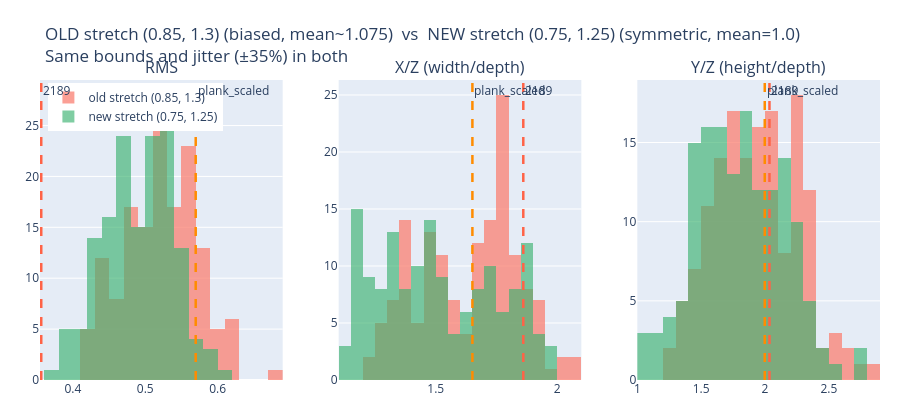

The notebook cell saved with this chart:
### Code cell
# ── OLD stretch (0.85,1.30) vs NEW stretch (0.75,1.25) — everything else identical ──
OLD_STRETCH = (0.85, 1.30)
NEW_STRETCH = (0.75, 1.25)

rng_cmp = np.random.default_rng(42)

old_s_rms, old_s_xz, old_s_yz = [], [], []
new_s_rms, new_s_xz, new_s_yz = [], [], []

for _ in range(N_SAMPLES):
    xmin = jitter(X_MIN_BASE, lo, hi, rng_cmp)
    xmax = jitter(X_MAX_BASE, lo, hi, rng_cmp)
    ymin = jitter(Y_MIN_BASE, lo, hi, rng_cmp)
    ymax = jitter(Y_MAX_BASE, lo, hi, rng_cmp)
    zmin = jitter(Z_MIN_BASE, lo, hi, rng_cmp)

    cropped, _ = do_crop(pts, xmin, xmax, ymin, ymax, zmin, np.inf,
                         subsample_frac=SUBSAMPLE_FRAC)
    if len(cropped) < 10:
        continue

    sx_old = rng_cmp.uniform(*OLD_STRETCH)
    sy_old = rng_cmp.uniform(*OLD_STRETCH)
    old_pts = cropped * np.array([sx_old, sy_old, 1.0], dtype=np.float32)
    old_s_rms.append(rms(old_pts))
    xz_v, yz_v = span_ratios(old_pts)
    old_s_xz.append(xz_v); old_s_yz.append(yz_v)

    sx_new = rng_cmp.uniform(*NEW_STRETCH)
    sy_new = rng_cmp.uniform(*NEW_STRETCH)
    new_pts = cropped * np.array([sx_new, sy_new, 1.0], dtype=np.float32)
    new_s_rms.append(rms(new_pts))
    xz_v, yz_v = span_ratios(new_pts)
    new_s_xz.append(xz_v); new_s_yz.append(yz_v)

old_s_rms = np.array(old_s_rms); old_s_xz = np.array(old_s_xz); old_s_yz = np.array(old_s_yz)
new_s_rms = np.array(new_s_rms); new_s_xz = np.array(new_s_xz); new_s_yz = np.array(new_s_yz)

print(f'OLD stretch {OLD_STRETCH} (mean~{sum(OLD_STRETCH)/2:.2f}, biased toward expansion):')
print(f'  RMS  {old_s_rms.mean():.4f} ± {old_s_rms.std():.4f}')
print(f'  X/Z  {old_s_xz.mean():.3f} ± {old_s_xz.std():.3f}  range=[{old_s_xz.min():.3f}, {old_s_xz.max():.3f}]')
print(f'  Y/Z  {old_s_yz.mean():.3f} ± {old_s_yz.std():.3f}  range=[{old_s_yz.min():.3f}, {old_s_yz.max():.3f}]')
print(f'NEW stretch {NEW_STRETCH} (mean=1.0, symmetric):')
print(f'  RMS  {new_s_rms.mean():.4f} ± {new_s_rms.std():.4f}')
print(f'  X/Z  {new_s_xz.mean():.3f} ± {new_s_xz.std():.3f}  range=[{new_s_xz.min():.3f}, {new_s_xz.max():.3f}]')
print(f'  Y/Z  {new_s_yz.mean():.3f} ± {new_s_yz.std():.3f}  range=[{new_s_yz.min():.3f}, {new_s_yz.max():.3f}]')

metrics_cmp = [
    ('RMS',               old_s_rms, new_s_rms, [m[1] for m in real_metrics]),
    ('X/Z (width/depth)', old_s_xz,  new_s_xz,  [m[2] for m in real_metrics]),
    ('Y/Z (height/depth)',old_s_yz,  new_s_yz,  [m[3] for m in real_metrics]),
]
fig_cmp = make_subplots(rows=1, cols=3, subplot_titles=[m[0] for m in metrics_cmp])
for col, (title, old_vals, new_vals, real_vals) in enumerate(metrics_cmp, start=1):
    fig_cmp.add_trace(go.Histogram(x=old_vals, nbinsx=20,
                                   marker_color='salmon', opacity=0.75,
                                   name=f'old stretch {OLD_STRETCH}' if col == 1 else None,
                                   showlegend=(col == 1)), row=1, col=col)
    fig_cmp.add_trace(go.Histogram(x=new_vals, nbinsx=20,
                                   marker_color='mediumseagreen', opacity=0.65,
                                   name=f'new stretch {NEW_STRETCH}' if col == 1 else None,
                                   showlegend=(col == 1)), row=1, col=col)
    for (name, *_), val, color in zip(REAL_SCANS, real_vals, REAL_COLORS):
        fig_cmp.add_vline(x=val, line_color=color, line_width=2.5, line_dash='dash',
                          annotation_text=name, annotation_position='top right',
                          row=1, col=col)

fig_cmp.update_layout(
    height=420,
    title_text=f'OLD stretch {OLD_STRETCH} (biased, mean~1.075)  vs  NEW stretch {NEW_STRETCH} (symmetric, mean=1.0)<br>Same bounds and jitter (±{int(JITTER_PCT*100)}%) in both',
    barmode='overlay', legend=dict(x=0.01, y=0.99),
    margin=dict(l=40, r=20, t=80, b=40),
)
fig_cmp.show()

### Figure 1 — Plotly figure (JSON) as saved in the notebook; plotly's stock layout.template omitted (floating-point values rounded to 4 significant figures; data arrays with more than 128 entries replaced by an {"elided": "..."} marker saying what was removed)
{"data": [{"marker": {"color": "salmon"}, "name": "old stretch (0.85, 1.3)", "nbinsx": 20, "opacity": 0.75, "showlegend": true, "type": "histogram", "x": {"elided": "150 float values"}, "xaxis": "x", "yaxis": "y"}, {"marker": {"color": "mediumseagreen"}, "name": "new stretch (0.75, 1.25)", "nbinsx": 20, "opacity": 0.65, "showlegend": true, "type": "histogram", "x": {"elided": "150 float values"}, "xaxis": "x", "yaxis": "y"}, {"marker": {"color": "salmon"}, "nbinsx": 20, "opacity": 0.75, "showlegend": false, "type": "histogram", "x": {"elided": "150 float values"}, "xaxis": "x2", "yaxis": "y2"}, {"marker": {"color": "mediumseagreen"}, "nbinsx": 20, "opacity": 0.65, "showlegend": false, "type": "histogram", "x": {"elided": "150 float values"}, "xaxis": "x2", "yaxis": "y2"}, {"marker": {"color": "salmon"}, "nbinsx": 20, "opacity": 0.75, "showlegend": false, "type": "histogram", "x": {"elided": "150 float values"}, "xaxis": "x3", "yaxis": "y3"}, {"marker": {"color": "mediumseagreen"}, "nbinsx": 20, "opacity": 0.65, "showlegend": false, "type": "histogram", "x": {"elided": "150 float values"}, "xaxis": "x3", "yaxis": "y3"}], "layout": {"annotations": [{"font": {"size": 16}, "showarrow": false, "text": "RMS", "x": 0.1444, "xanchor": "center", "xref": "paper", "y": 1, "yanchor": "bottom", "yref": "paper"}, {"font": {"size": 16}, "showarrow": false, "text": "X/Z (width/depth)", "x": 0.5, "xanchor": "center", "xref": "paper", "y": 1, "yanchor": "bottom", "yref": "paper"}, {"font": {"size": 16}, "showarrow": false, "text": "Y/Z (height/depth)", "x": 0.8556, "xanchor": "center", "xref": "paper", "y": 1, "yanchor": "bottom", "yref": "paper"}, {"showarrow": false, "text": "2189", "x": 0.3561, "xanchor": "left", "xref": "x", "y": 1, "yanchor": "top", "yref": "y domain"}, {"showarrow": false, "text": "plank_scaled", "x": 0.5698, "xanchor": "left", "xref": "x", "y": 1, "yanchor": "top", "yref": "y domain"}, {"showarrow": false, "text": "2189", "x": 1.861, "xanchor": "left", "xref": "x2", "y": 1, "yanchor": "top", "yref": "y2 domain"}, {"showarrow": false, "text": "plank_scaled", "x": 1.651, "xanchor": "left", "xref": "x2", "y": 1, "yanchor": "top", "yref": "y2 domain"}, {"showarrow": false, "text": "2189", "x": 2.035, "xanchor": "left", "xref": "x3", "y": 1, "yanchor": "top", "yref": "y3 domain"}, {"showarrow": false, "text": "plank_scaled", "x": 1.998, "xanchor": "left", "xref": "x3", "y": 1, "yanchor": "top", "yref": "y3 domain"}], "barmode": "overlay", "height": 420, "legend": {"x": 0.01, "y": 0.99}, "margin": {"b": 40, "l": 40, "r": 20, "t": 80}, "shapes": [{"line": {"color": "tomato", "dash": "dash", "width": 2.5}, "type": "line", "x0": 0.3561, "x1": 0.3561, "xref": "x", "y0": 0, "y1": 1, "yref": "y domain"}, {"line": {"color": "darkorange", "dash": "dash", "width": 2.5}, "type": "line", "x0": 0.5698, "x1": 0.5698, "xref": "x", "y0": 0, "y1": 1, "yref": "y domain"}, {"line": {"color": "tomato", "dash": "dash", "width": 2.5}, "type": "line", "x0": 1.861, "x1": 1.861, "xref": "x2", "y0": 0, "y1": 1, "yref": "y2 domain"}, {"line": {"color": "darkorange", "dash": "dash", "width": 2.5}, "type": "line", "x0": 1.651, "x1": 1.651, "xref": "x2", "y0": 0, "y1": 1, "yref": "y2 domain"}, {"line": {"color": "tomato", "dash": "dash", "width": 2.5}, "type": "line", "x0": 2.035, "x1": 2.035, "xref": "x3", "y0": 0, "y1": 1, "yref": "y3 domain"}, {"line": {"color": "darkorange", "dash": "dash", "width": 2.5}, "type": "line", "x0": 1.998, "x1": 1.998, "xref": "x3", "y0": 0, "y1": 1, "yref": "y3 domain"}], "title": {"text": "OLD stretch (0.85, 1.3) (biased, mean~1.075)  vs  NEW stretch (0.75, 1.25) (symmetric, mean=1.0)<br>Same bounds and jitter (±35%) in both"}, "xaxis": {"anchor": "y", "domain": [0, 0.2889]}, "xaxis2": {"anchor": "y2", "domain": [0.3556, 0.6444]}, "xaxis3": {"anchor": "y3", "domain": [0.7111, 1]}, "yaxis": {"anchor": "x", "domain": [0, 1]}, "yaxis2": {"anchor": "x2", "domain": [0, 1]}, "yaxis3": {"anchor": "x3", "domain": [0, 1]}}}
